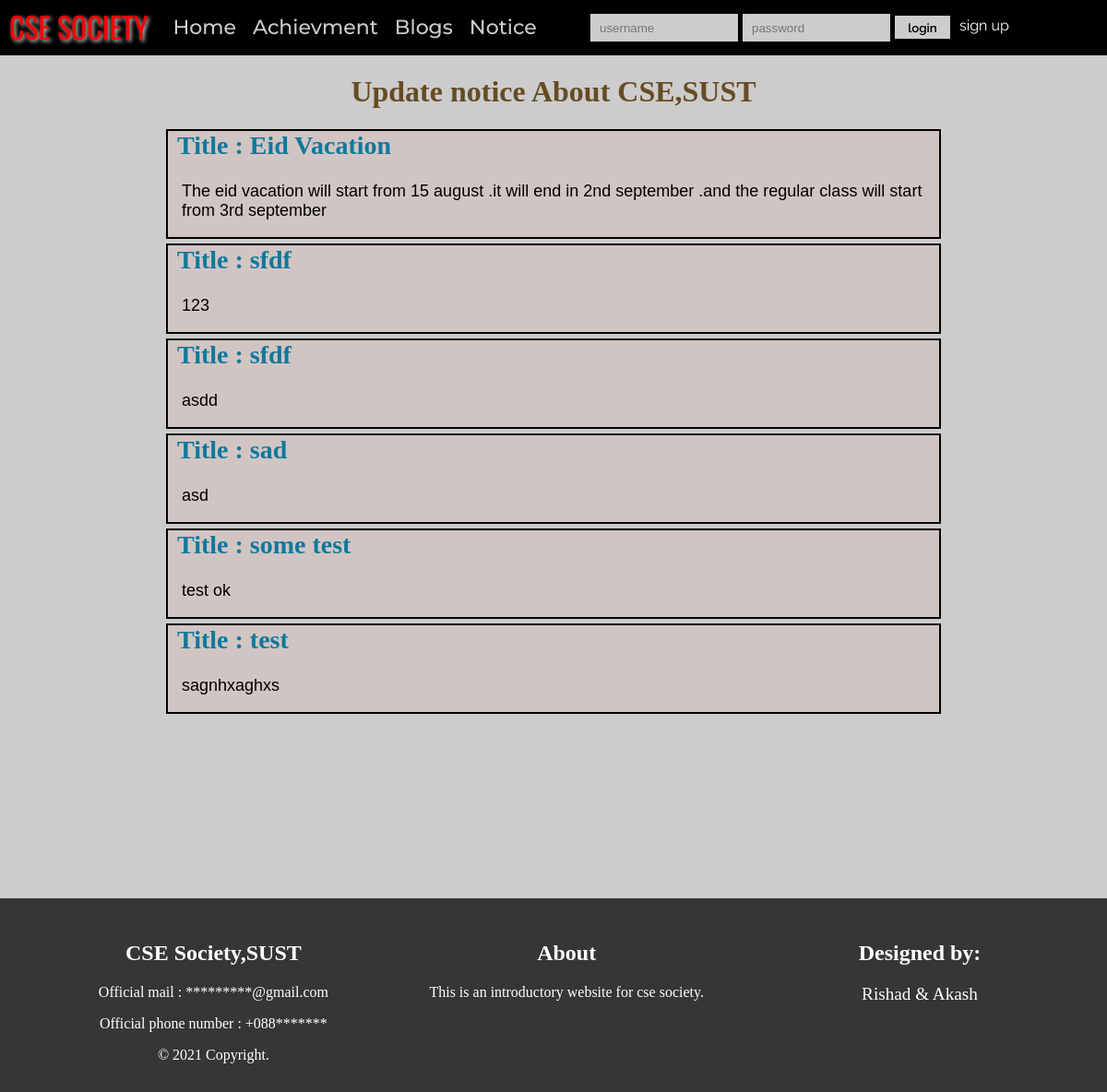
Page /news.php on the committed database.
### tables this page shows
CREATE TABLE IF NOT EXISTS `tablenews` (
  `id` int(110) NOT NULL AUTO_INCREMENT,
  `headline` varchar(500) DEFAULT NULL,
  `story` text,
  PRIMARY KEY (`id`)
);

### news.php (the view, shortened to what this page needs)
<?php
	include_once 'includes/dbh.inc.php';
?>
<?php
	include_once 'header.php';
?>
		<?php
			$sql="SELECT * from tablenews ; ";
			$resultBlog = mysqli_query($connct,$sql);
		?>
        <h1 style="text-align:center; padding-left:0px; color:#664B23">Update notice About CSE,SUST</h1>
		<div class="showposts">
			<?php
			    while($rowBlog=mysqli_fetch_array($resultBlog)){
			    	echo '<div class="singlepost">';
						echo '<div class="posttitle">Title : ' . $rowBlog['headline'] . '</div>';
						$statusString=$rowBlog['story'];
			        	echo "<p>" . $statusString . "</p>";
			        	echo '</div>';
				    }
		    ?>
		</div>
<?php
	include_once 'footer.php';
?>

### style.css (style rules this page uses)
body { margin: 0; background-color: #ccc; }
.singlepost { float: center; text-align: left; background-color: #D1C5C3; border: 2px solid black; margin-bottom: 5px; }
.showposts { height: auto; width: 70%; float: center; margin: 0px auto; }
.posttitle { color: #0E799B; font-size: 28px; font-weight: bolder; text-align: left; padding-bottom: 5px; padding-left: 10px; }
.singlepost p { text-align: left; padding-left: 15px; font-size: 18px; font-family: sans-serif; }

### rows in the picture
tablenews: headline "Eid Vacation", story "The eid vacation will start from 15 august .it will end in 2nd september .and the regular class will start from 3rd september"
tablenews: headline "sfdf", story "123"
tablenews: headline "sfdf", story "asdd"
tablenews: headline "sad", story "asd"
tablenews: headline "some test", story "test ok"
tablenews: headline "test", story "sagnhxaghxs"
